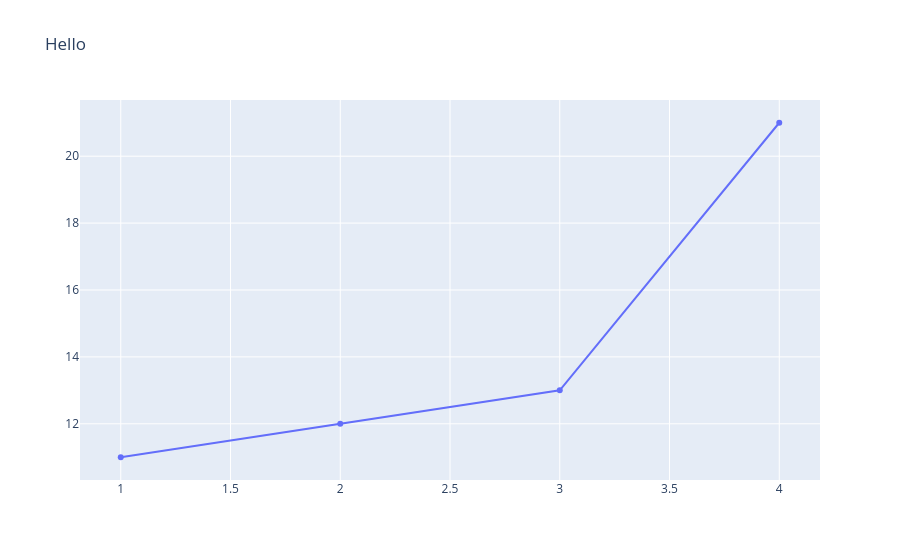

Notebook cell for this chart:
### Code cell
go.Figure(data = trace, layout= go.Layout(title='Hello'))

### Figure 1 — Plotly figure (JSON) as saved in the notebook; plotly's stock layout.template omitted (floating-point values rounded to 4 significant figures)
{"data": [{"type": "scatter", "x": [1, 2, 3, 4], "y": [11, 12, 13, 21]}], "layout": {"title": {"text": "Hello"}}}
